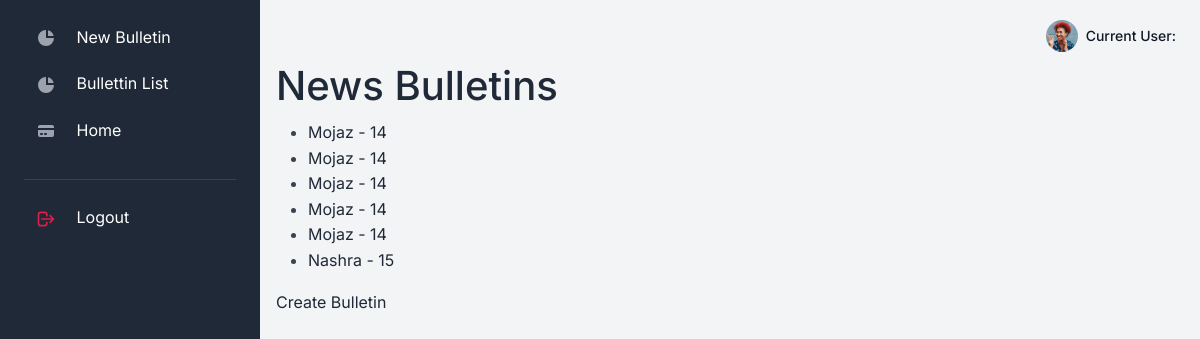
Screenshot of /bulletins/bulletins/ with the database file from the repository.
### apps/bulletins/models.py (models this page shows)
class Bulletin(models.Model):
    TYPE_CHOICES = (
        ('Mojaz', 'Mojaz'),
        ('Nashra', 'Nashra'),
    )
    TIME_CHOICES = (
        ('14', '14'),
        ('15', '15'),
        ('16', '16'),
        ('17', '17'),
        ('20', '20'),
    )
    type = models.CharField(max_length=50, choices=TYPE_CHOICES,default='Mojaz')
    time = models.CharField(max_length=50, choices=TIME_CHOICES,default='14')
    created_at=models.DateTimeField(auto_now_add=True)
    resources = models.TextField(null=True)
    editors = models.ManyToManyField(Editor)
    producers = models.ManyToManyField(Producer)

### apps/bulletins/views.py (the view)
# urls.py: path('bulletins/', BulletinListView.as_view(), name='list'),
class BulletinListView(ListView):
    model = Bulletin
    template_name = 'bulletins/bulletin_list.html'

### apps/context_processors.py (called while the page is built)
def cfg_assets_root(request):
    return { 'ASSETS_ROOT' : settings.ASSETS_ROOT }

### apps/templates/bulletins/bulletin_list.html (shortened to what this page needs)
{% extends "layouts/bulletins_base.html" %}
{% block content %}
<head>
</head>
<body>
    <h1>News Bulletins</h1>
    <ul>
    {% for bulletin in bulletin_list %}
        <li><a href="{% url 'bulletins:detail' bulletin.id %}">{{ bulletin.type }} - {{ bulletin.time }}</a></li>
    {% endfor %}
    </ul>
    <a href="{% url 'bulletins:create' %}">Create Bulletin</a>
</body>
{% endblock content %}

### rows the page displays
Bulletin: type "Mojaz", time "14"
Bulletin: type "Mojaz", time "14"
Bulletin: type "Mojaz", time "14"
Bulletin: type "Mojaz", time "14"
Bulletin: type "Mojaz", time "14"
Bulletin: type "Nashra", time "15"
